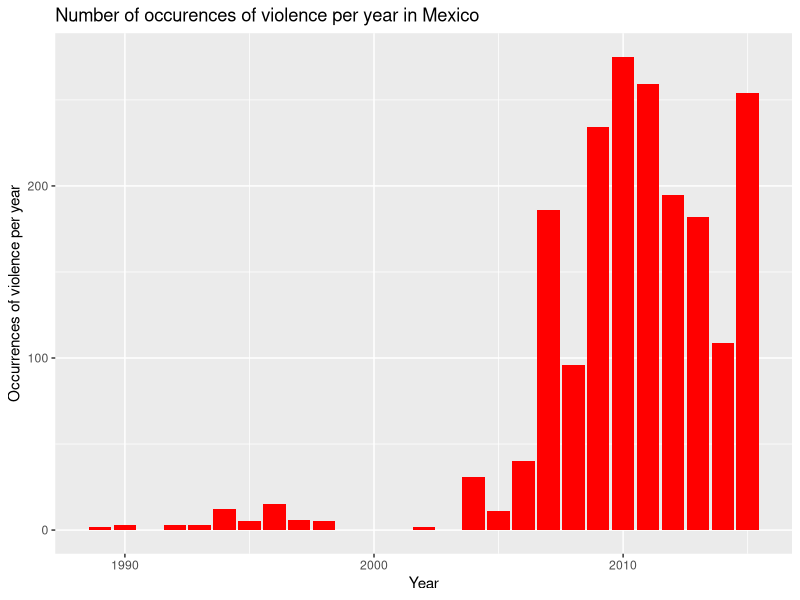
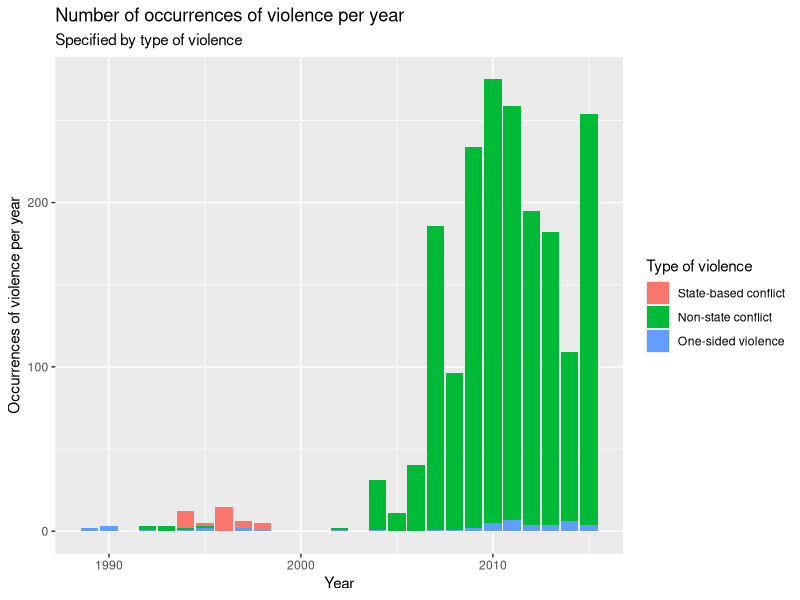
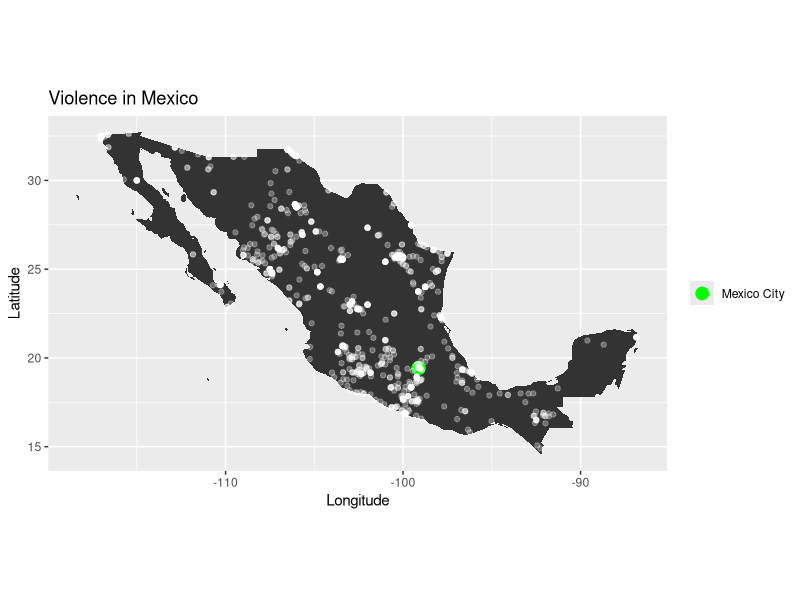
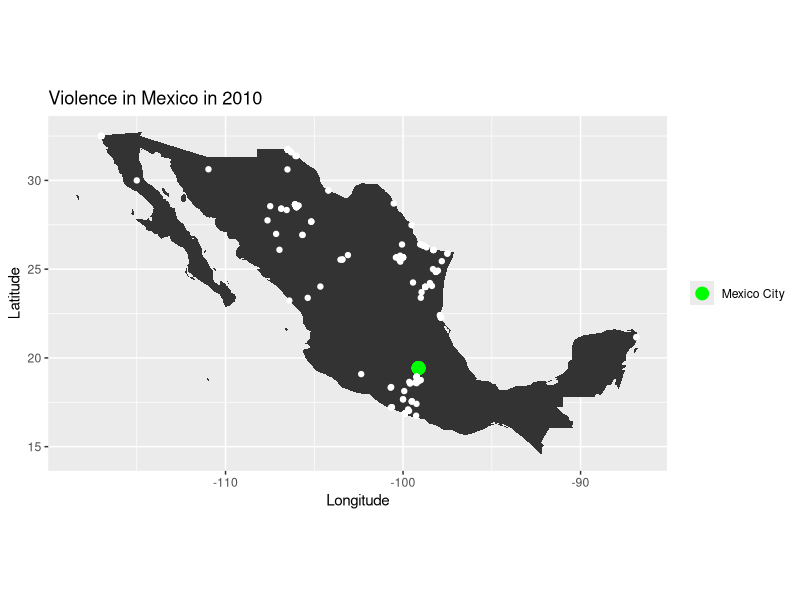

These figures' R source, in order: (Note: this script raises an error after producing the figures.)
#read in the data and install necessary packages
conflict_mexico <- read.csv("conflict_mexico.csv", stringsAsFactors = F)
library(maps)
library(tidyverse)

#count how often violence occurs per year
occurences_per_year <- count(conflict_mexico, year)

#plot a graph
a <- ggplot()+geom_bar(data = occurences_per_year, mapping=aes(x=year, y=n), stat='identity', fill='red')+  
  xlab("Year") + ylab("Occurrences of violence per year") +
  labs(title= "Number of occurences of violence per year in Mexico")
a
#specify per type of violence
conflict_mexico$type_of_violence <- factor(conflict_mexico$type_of_violence)
b <- ggplot()+geom_bar(data = conflict_mexico, mapping=aes(x=year, fill=type_of_violence)) + 
  xlab("Year") + ylab("Occurrences of violence per year") +
  scale_fill_discrete(name="Type of violence", labels=c("State-based conflict", "Non-state conflict", "One-sided violence")) +
  labs(title = "Number of occurrences of violence per year", subtitle = "Specified by type of violence")
b
#how about the location of violence?
#plot mexico map
maps <- map_data('world')
Mexico <- maps %>%
     filter(region %in% c("Mexico"))
mexico_city <- conflict_mexico %>% filter(adm_1 %in% c("Distrito Federal"))
c <- ggplot() +
  geom_polygon(data = Mexico, aes(x=long, y=lat, group=group)) +
  coord_fixed(1) + 
  geom_point(data=mexico_city, mapping = aes(x=longitude, y=latitude, fill=where_coordinates), size=4, color="green") +
  geom_point(data=conflict_mexico, mapping = aes(x=longitude, y=latitude, color=), color='white', alpha=0.3) + 
  xlab("Longitude") + ylab("Latitude") +
  ggtitle("Violence in Mexico") +
  theme(legend.title = element_blank())
c

#2010 was the year with the most occurrences of violence, how is the distribution per state?

year_2010 <- conflict_mexico %>% filter(year == 2010)

c1 <- ggplot() +
  geom_polygon(data = Mexico, aes(x=long, y=lat, group=group)) +
  coord_fixed(1) + 
  geom_point(data=mexico_city, mapping = aes(x=longitude, y=latitude, fill=where_coordinates), size=4, color="green") +
  geom_point(data=year_2010, mapping = aes(x=longitude, y=latitude, color=), color='white') + 
  xlab("Longitude") + ylab("Latitude") +
  ggtitle("Violence in Mexico in 2010") +
  theme(legend.title = element_blank())
c1

d <- ggplot()+
  geom_bar(data = year_2010, mapping=aes(x=adm_1, fill=adm_1), na.rm=F)+
  coord_flip()+
  ggtitle("Occurrences of violence per state in 2010") + xlab("Count") + ylab("State") +
  scale_fill_discrete(name="State")
d
